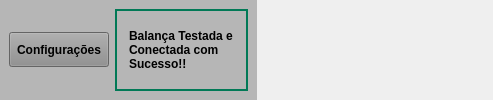
     <widget class="QWidget" name="widget_2" native="true">
      <property name="maximumSize">
       <size>
        <width>16777215</width>
        <height>100</height>
       </size>
      </property>
      <layout class="QHBoxLayout" name="horizontalLayout_3">
       <property name="leftMargin">
        <number>0</number>
       </property>
       <property name="topMargin">
        <number>0</number>
       </property>
       <property name="rightMargin">
        <number>0</number>
       </property>
       <property name="bottomMargin">
        <number>0</number>
       </property>
       <item>
        <widget class="QWidget" name="widget_3" native="true">
         <property name="styleSheet">
          <string notr="true">background-color: rgb(182, 182, 182);</string>
         </property>
         <layout class="QHBoxLayout" name="horizontalLayout_21">
          <item>
           <widget class="QPushButton" name="btn_Configura">
            <property name="minimumSize">
             <size>
              <width>100</width>
              <height>35</height>
             </size>
            </property>
            <property name="maximumSize">
             <size>
              <width>100</width>
              <height>35</height>
             </size>
            </property>
            <property name="font">
             <font>
              <pointsize>9</pointsize>
              <weight>75</weight>
              <bold>true</bold>
             </font>
            </property>
            <property name="cursor">
             <cursorShape>PointingHandCursor</cursorShape>
            </property>
            <property name="styleSheet">
             <string notr="true">background-color: rgb(141, 141, 141);</string>
            </property>
            <property name="text">
             <string>Configurações</string>
            </property>
           </widget>
          </item>
          <item>
           <widget class="QWidget" name="widget_24" native="true">
            <property name="styleSheet">
             <string notr="true">border: 2px solid rgb(1, 121, 86);

</string>
            </property>
            <layout class="QVBoxLayout" name="verticalLayout">
             <item>
              <widget class="QLabel" name="label_msg">
               <property name="font">
                <font>
                 <pointsize>9</pointsize>
                 <weight>75</weight>
                 <bold>true</bold>
                </font>
               </property>
               <property name="styleSheet">
                <string notr="true">border: 2px solid rgb(182, 182, 182);
</string>
               </property>
               <property name="text">
                <string>Balança Testada e Conectada com Sucesso!!</string>
               </property>
               <property name="wordWrap">
                <bool>true</bool>
               </property>
              </widget>
             </item>
            </layout>
           </widget>
          </item>
         </layout>
        </widget>
       </item>
       <item>
        <widget class="QLabel" name="label_12">
         <property name="minimumSize">
          <size>
           <width>230</width>
           <height>80</height>
          </size>
         </property>
         <property name="maximumSize">
          <size>
           <width>230</width>
           <height>80</height>
          </size>
         </property>
         <property name="text">
          <string/>
         </property>
         <property name="pixmap">
          <pixmap>imagens/logo.png</pixmap>
         </property>
         <property name="scaledContents">
          <bool>true</bool>
         </property>
        </widget>
       </item>
      </layout>
     </widget>
